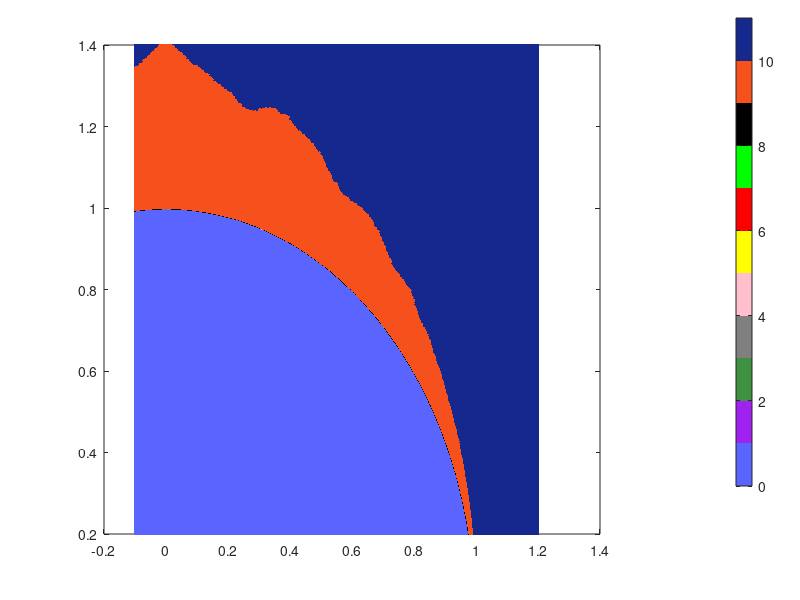

Write the MATLAB code that produced this figure. (Note: this script raises an error after producing the figure.)
load('datas2_i.mat');
figure;

[A_mesh, B_mesh] = meshgrid(A, B);
A_col = reshape(A_mesh, [], 1);
B_col = reshape(B_mesh, [], 1);
C1 = cat(2, A_col, B_col);
C2 = C1';

for i = 1 : 11
    switch i    
        case 1
            plot(C2(1, :), C2(2, :), '.', 'color', [0.0784 0.1569 0.5529]); hold on;                      
        case 2
            plot(P1(1, :), P1(2, :), '.', 'color', [90/255 100/255 255/255]); hold on;                              
      %  case 3                                                                     
      %      plot(P2(1, :), P2(2, :), '.', 'color', [0.63 0.13 0.94 ]);hold on;  
        case 4
           plot(P3(1, :), P3(2, :), '.', 'color', [0.24 0.57 0.25]); hold on;  
        case 5
           plot(P4(1, :), P4(2, :), '.', 'color', [0.5 0.5 0.5]); hold on;  
        case 6
            plot(P5(1, :), P5(2, :), '.', 'color', [1 0.75 0.8]); hold on;  
        case 7
           plot(P6(1, :), P6(2, :), '.', 'color', [1 1 0]); hold on;  
        case 8
            plot(P7(1, :), P7(2, :), '.', 'color', 'r'); hold on;  
        case 9
             plot(P8(1, :), P8(2, :), '.', 'color', 'g'); hold on;  
        case 10
            plot(MP(1, :), MP(2, :), '.', 'color', 'k'); hold on;  
        case 11
            plot(CH(1, :), CH(2, :), '.', 'color', [0.965  0.318 0.114]); hold on;   
    end
end

RGB = [
    90/255 100/255 255/255;
    0.63 0.13 0.94;
    0.24 0.57 0.25;
    0.5 0.5 0.5;
    1 0.75 0.8;
    1 1 0;
    1 0 0;
    0 1 0;
    0 0 0;
    0.965  0.318 0.114;
    0.0784 0.1569 0.5529
];

% Create and set the colormap
colormap(RGB);
cb = colorbar();
set(cb, 'position', [0.92 0.19 .02 0.78]);
% Set color labels (one for each row in RGB)
label = [1 2 3 4 5 6 7 8 9 10 11];

caxis([0, numel(label)]);
cb.YTick = 0.5 : 1 : numel(label);
labelChar = strsplit(sprintf('%0.2e ', label));
cb.TickLabels = labelChar(1:end-1);
cb.TickLabels = {'P1', 'P2', 'P3', 'P4', 'P5', 'P6', 'P7', 'P8', 'MP', 'CH', 'UB'};
cb.FontSize = 15; 
set(gcf, 'Position', [100, 100, 700, 560]);
set(gca, 'position', [0.16 0.19 0.75 0.78], 'FontName', 'Times New Roman', 'FontSize', 24, 'XTick', -0.1:0.2:0.9, 'YTick', 0.2:0.3:1.4);
xlabel('\it a_R', 'FontSize', 28, 'FontName', 'Times new roman');
ylabel('\it a_I', 'FontSize', 28, 'FontName', 'Times new roman');
axis([-0.1 0.9 0.2 1.4]);
